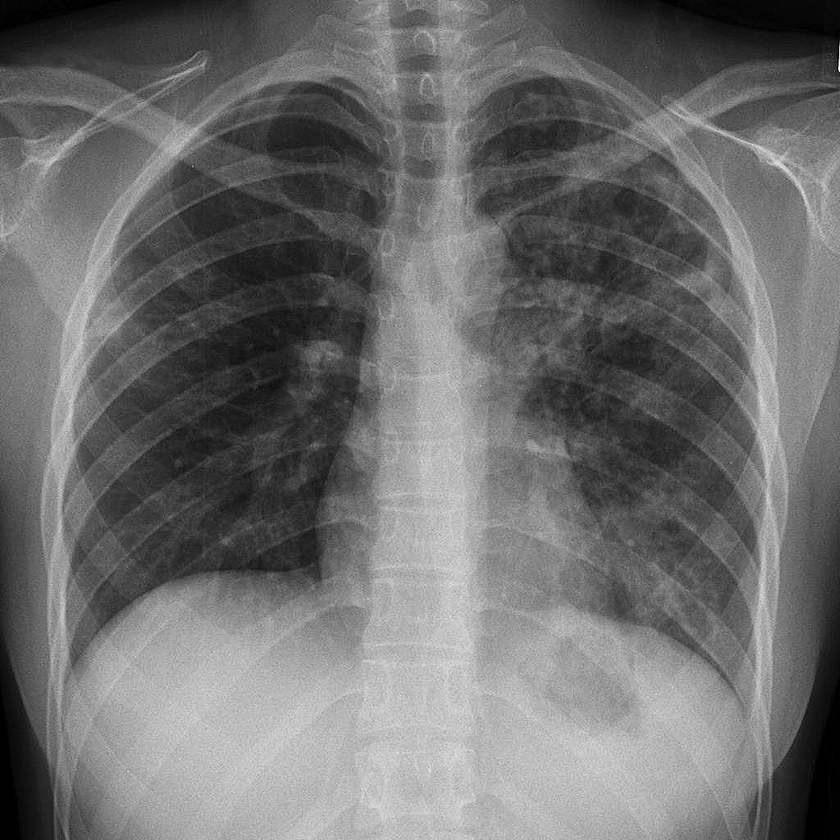
#> input picture TB_detection/Tuberculosis_preprocessing/tuberculosis.png, 840 x 840 px, shrunk from 1024 x 1024 before the run
$ python 'Image filtration.py'   (older library calls are emulated)
#> lines starting #> are read from the running program, lines starting #| are printed output that depends on the picture
import cv2
import numpy as np
from matplotlib import pyplot as plt

img0 = cv2.imread("tuberculosis.png")
#> img0 is the input picture: shape (840, 840, 3); min 0, max 255, mean 110.1

# converting to gray scale
gray = cv2.cvtColor(img0, cv2.COLOR_BGR2GRAY)

# remove noise
img = cv2.GaussianBlur(gray,(3,3),0)

# convolute with proper kernels
laplacian = cv2.Laplacian(img,cv2.CV_64F)
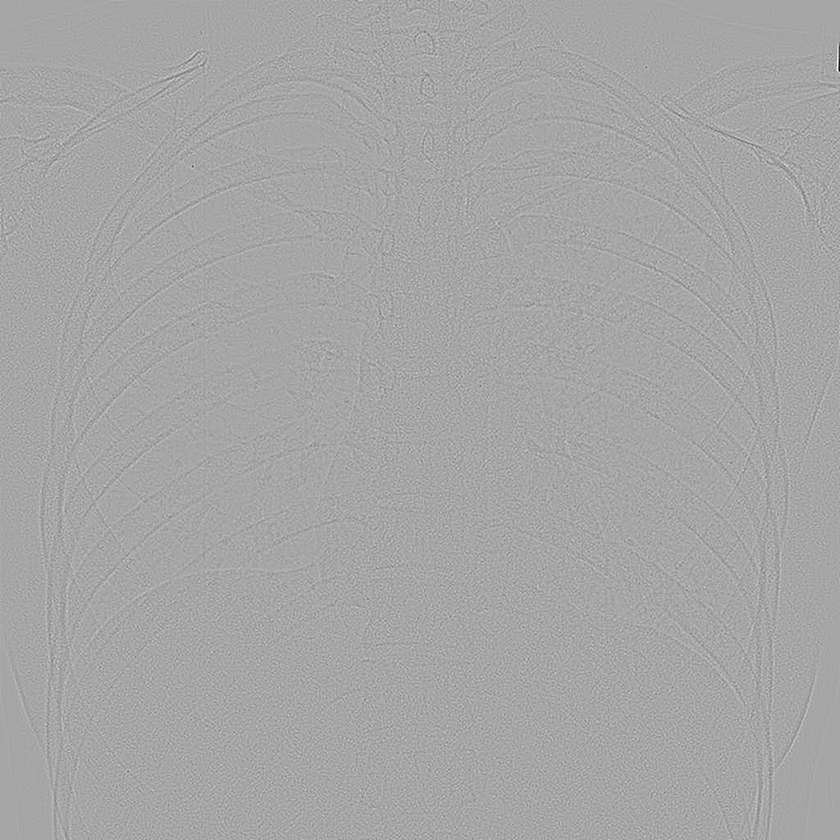
#> laplacian: shape (840, 840) float64; min -148, max 80, mean 0; drawn with min black and max white
sobelx = cv2.Sobel(img,cv2.CV_64F,1,0,ksize=5) # x
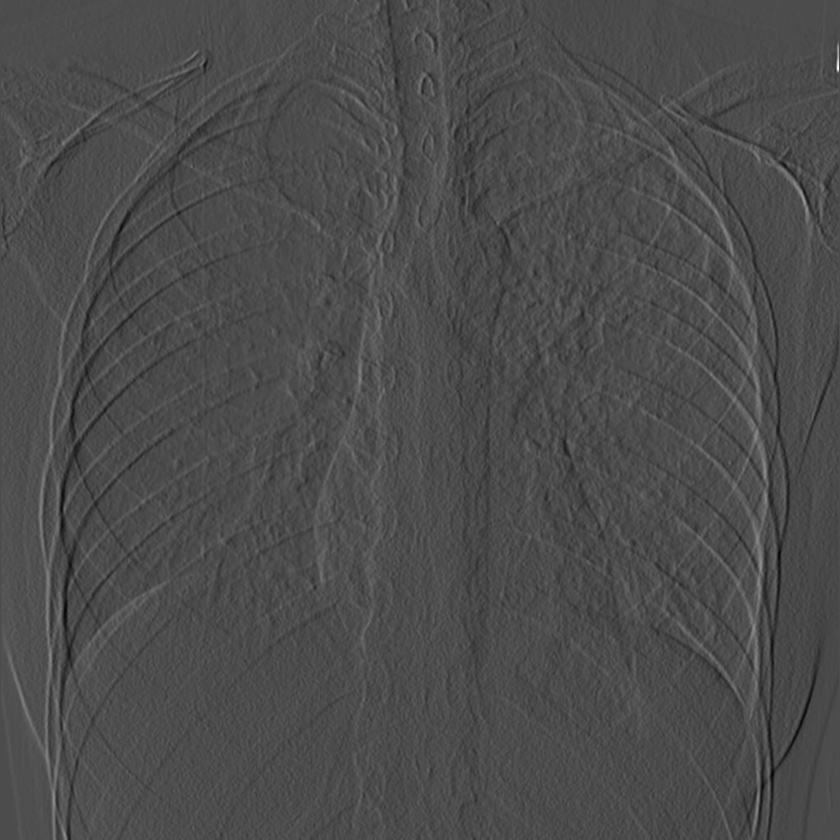
#> sobelx: shape (840, 840) float64; min -2956, max 6910, mean 1.1; drawn with min black and max white
sobely = cv2.Sobel(img,cv2.CV_64F,0,1,ksize=5) # y
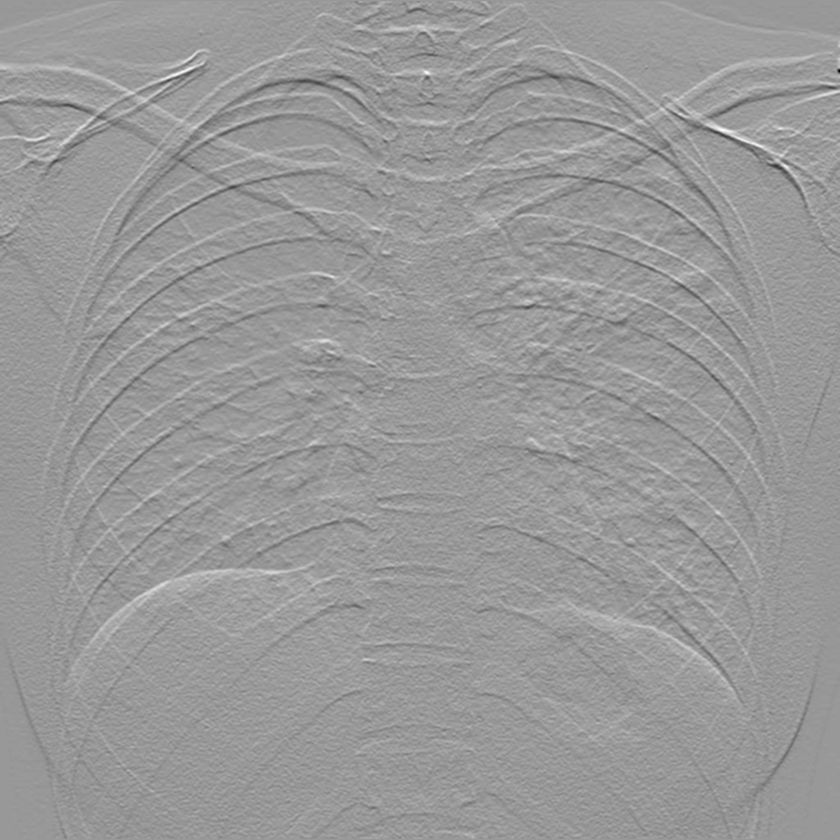
#> sobely: shape (840, 840) float64; min -4196, max 2807, mean 13.5; drawn with min black and max white

plt.subplot(2,2,1),plt.imshow(img,cmap = 'gray')
plt.title('Original'), plt.xticks([]), plt.yticks([])
plt.subplot(2,2,2),plt.imshow(laplacian,cmap = 'gray')
plt.title('Laplacian'), plt.xticks([]), plt.yticks([])
plt.subplot(2,2,3),plt.imshow(sobelx,cmap = 'gray')
plt.title('Sobel X'), plt.xticks([]), plt.yticks([])
plt.subplot(2,2,4),plt.imshow(sobely,cmap = 'gray')
plt.title('Sobel Y'), plt.xticks([]), plt.yticks([])

plt.show()
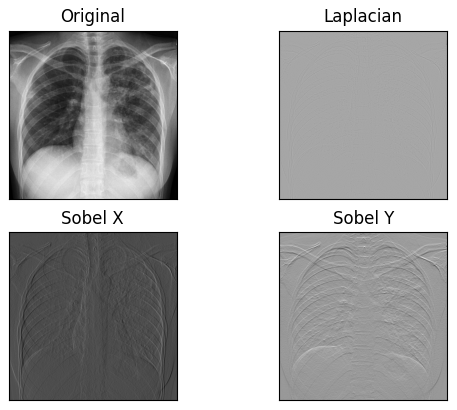
#> figure drawn by matplotlib, 4 panels
